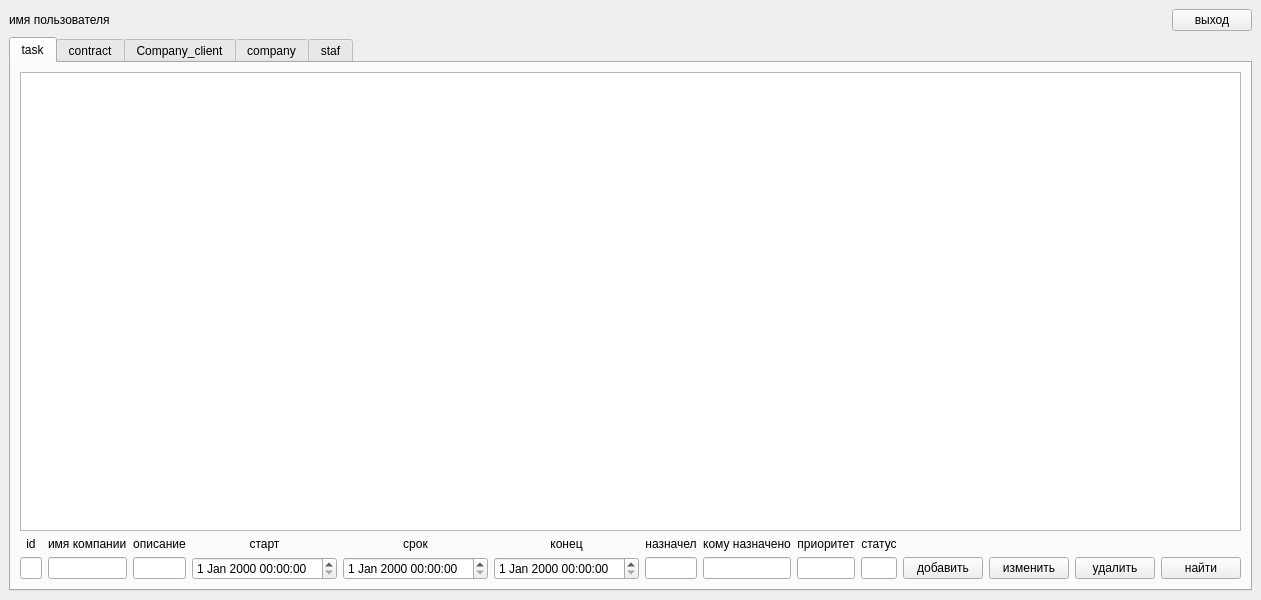
<?xml version="1.0" encoding="UTF-8"?>
<ui version="4.0">
 <class>MainWindow</class>
 <widget class="QMainWindow" name="MainWindow">
  <property name="geometry">
   <rect>
    <x>0</x>
    <y>0</y>
    <width>1034</width>
    <height>600</height>
   </rect>
  </property>
  <property name="windowTitle">
   <string>MainWindow</string>
  </property>
  <widget class="QWidget" name="centralwidget">
   <layout class="QGridLayout" name="gridLayout">
    <item row="0" column="1">
     <spacer name="horizontalSpacer">
      <property name="orientation">
       <enum>Qt::Horizontal</enum>
      </property>
      <property name="sizeHint" stdset="0">
       <size>
        <width>40</width>
        <height>20</height>
       </size>
      </property>
     </spacer>
    </item>
    <item row="1" column="0" colspan="3">
     <widget class="QTabWidget" name="tabWidget">
      <property name="currentIndex">
       <number>0</number>
      </property>
      <widget class="QWidget" name="tab">
       <attribute name="title">
        <string>task</string>
       </attribute>
       <layout class="QGridLayout" name="gridLayout_3">
        <item row="3" column="8">
         <widget class="QLineEdit" name="lineEdit_3"/>
        </item>
        <item row="3" column="7">
         <widget class="QLineEdit" name="lineEdit_2"/>
        </item>
        <item row="3" column="9">
         <widget class="QLineEdit" name="lineEdit_4"/>
        </item>
        <item row="3" column="2">
         <widget class="QLineEdit" name="lineEdit_5"/>
        </item>
        <item row="3" column="11">
         <widget class="QPushButton" name="pushButton_3">
          <property name="text">
           <string>изменить</string>
          </property>
         </widget>
        </item>
        <item row="3" column="10">
         <widget class="QPushButton" name="pushButton_2">
          <property name="text">
           <string>добавить</string>
          </property>
         </widget>
        </item>
        <item row="2" column="1">
         <widget class="QLabel" name="label_10">
          <property name="text">
           <string>имя компании</string>
          </property>
         </widget>
        </item>
        <item row="3" column="12">
         <widget class="QPushButton" name="pushButton_4">
          <property name="text">
           <string>удалить</string>
          </property>
         </widget>
        </item>
        <item row="3" column="13">
         <widget class="QPushButton" name="pushButton_5">
          <property name="text">
           <string>найти</string>
          </property>
         </widget>
        </item>
        <item row="3" column="1">
         <widget class="QLineEdit" name="lineEdit_6"/>
        </item>
        <item row="2" column="3">
         <widget class="QLabel" name="label_3">
          <property name="text">
           <string>старт</string>
          </property>
          <property name="alignment">
           <set>Qt::AlignCenter</set>
          </property>
         </widget>
        </item>
        <item row="2" column="4">
         <widget class="QLabel" name="label_4">
          <property name="text">
           <string>срок</string>
          </property>
          <property name="alignment">
           <set>Qt::AlignCenter</set>
          </property>
         </widget>
        </item>
        <item row="2" column="5">
         <widget class="QLabel" name="label_5">
          <property name="text">
           <string>конец</string>
          </property>
          <property name="alignment">
           <set>Qt::AlignCenter</set>
          </property>
         </widget>
        </item>
        <item row="2" column="6">
         <widget class="QLabel" name="label_6">
          <property name="text">
           <string>назначел</string>
          </property>
          <property name="alignment">
           <set>Qt::AlignCenter</set>
          </property>
         </widget>
        </item>
        <item row="2" column="2">
         <widget class="QLabel" name="label_2">
          <property name="text">
           <string>описание</string>
          </property>
          <property name="alignment">
           <set>Qt::AlignCenter</set>
          </property>
         </widget>
        </item>
        <item row="2" column="8">
         <widget class="QLabel" name="label_8">
          <property name="text">
           <string>приоритет</string>
          </property>
          <property name="alignment">
           <set>Qt::AlignCenter</set>
          </property>
         </widget>
        </item>
        <item row="2" column="9">
         <widget class="QLabel" name="label_9">
          <property name="text">
           <string>статус</string>
          </property>
          <property name="alignment">
           <set>Qt::AlignCenter</set>
          </property>
         </widget>
        </item>
        <item row="3" column="3">
         <widget class="QDateTimeEdit" name="dateTimeEdit"/>
        </item>
        <item row="3" column="4">
         <widget class="QDateTimeEdit" name="dateTimeEdit_2"/>
        </item>
        <item row="3" column="5">
         <widget class="QDateTimeEdit" name="dateTimeEdit_3"/>
        </item>
        <item row="2" column="7">
         <widget class="QLabel" name="label_7">
          <property name="text">
           <string>кому назначено</string>
          </property>
          <property name="alignment">
           <set>Qt::AlignCenter</set>
          </property>
         </widget>
        </item>
        <item row="3" column="6">
         <widget class="QLineEdit" name="lineEdit"/>
        </item>
        <item row="2" column="0">
         <widget class="QLabel" name="label_11">
          <property name="text">
           <string>id</string>
          </property>
          <property name="alignment">
           <set>Qt::AlignCenter</set>
          </property>
         </widget>
        </item>
        <item row="3" column="0">
         <widget class="QLineEdit" name="lineEdit_7"/>
        </item>
        <item row="0" column="0" colspan="14">
         <widget class="QTableWidget" name="tableWidget"/>
        </item>
       </layout>
      </widget>
      <widget class="QWidget" name="tab_1">
       <attribute name="title">
        <string>contract</string>
       </attribute>
      </widget>
      <widget class="QWidget" name="tab_2">
       <attribute name="title">
        <string>Company_client</string>
       </attribute>
      </widget>
      <widget class="QWidget" name="tab_3">
       <attribute name="title">
        <string>company</string>
       </attribute>
      </widget>
      <widget class="QWidget" name="tab_4">
       <attribute name="title">
        <string>staf</string>
       </attribute>
      </widget>
     </widget>
    </item>
    <item row="0" column="0">
     <widget class="QLabel" name="label">
      <property name="text">
       <string>имя пользователя</string>
      </property>
     </widget>
    </item>
    <item row="0" column="2">
     <widget class="QPushButton" name="pushButton">
      <property name="text">
       <string>выход</string>
      </property>
     </widget>
    </item>
   </layout>
  </widget>
 </widget>
 <resources/>
 <connections/>
</ui>
